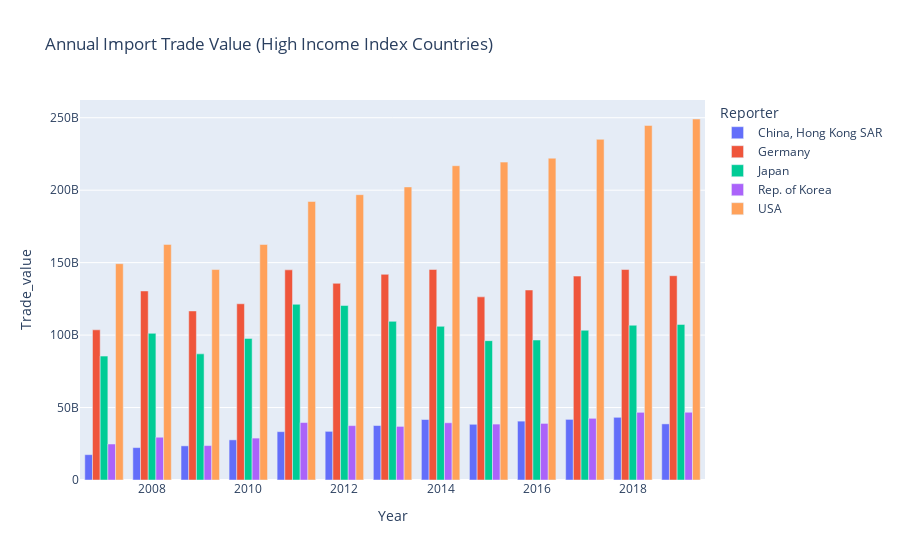
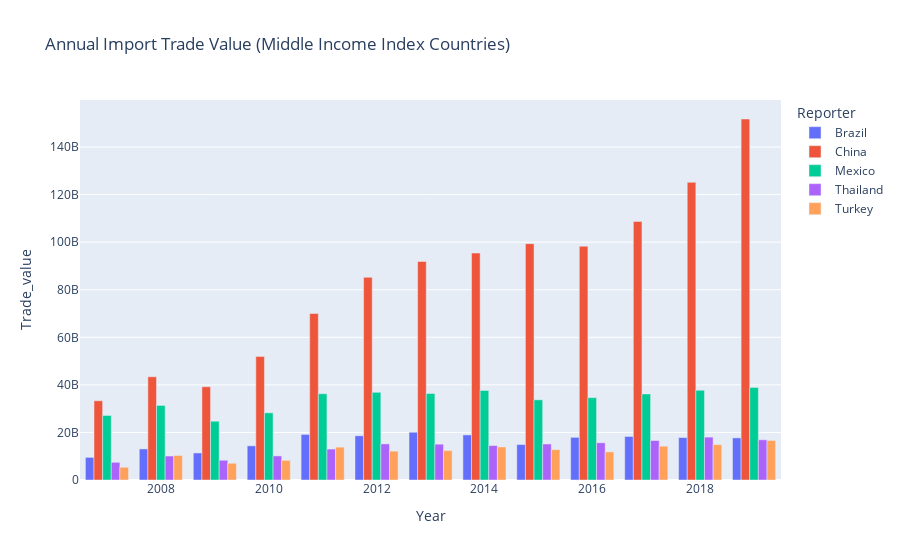
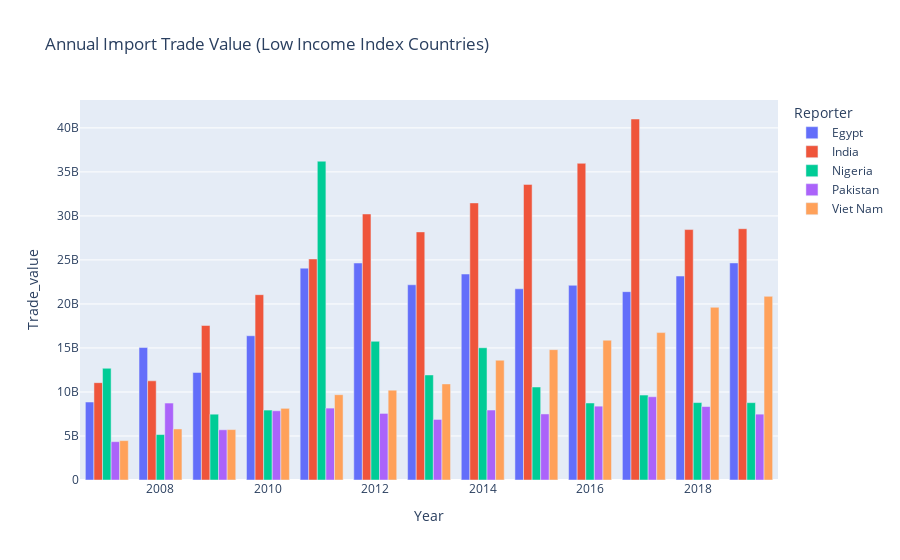

Notebook code for these charts, in order:
### Markdown cell above
* 'https://plotly.com/~idaShobs/30/'

### Code cell
def show_per_cat(df_agg):
    cat_dict = {'High':cat_1, 'Middle':cat_2, 'Low':cat_3}
    for key, values in cat_dict.items():
        data_Frame2 = df_agg[df_agg['Reporter'].isin(values)]
        fig=px.bar(data_Frame2, x='Year',y='Trade_value', color="Reporter", barmode="group", text='Trade_value',  title=f"Annual Import Trade Value ({key} Income Index Countries) " ) 
        
        
        fig.update_traces(texttemplate='%{text:.2s}', textposition='outside')
        fig.update_layout(uniformtext_minsize=8, uniformtext_mode='hide')
        fig.show()
        py.plot(fig, filename = f'Annual_Trade_Value_{key}', auto_open=False)

show_per_cat(data_Frame.copy())
